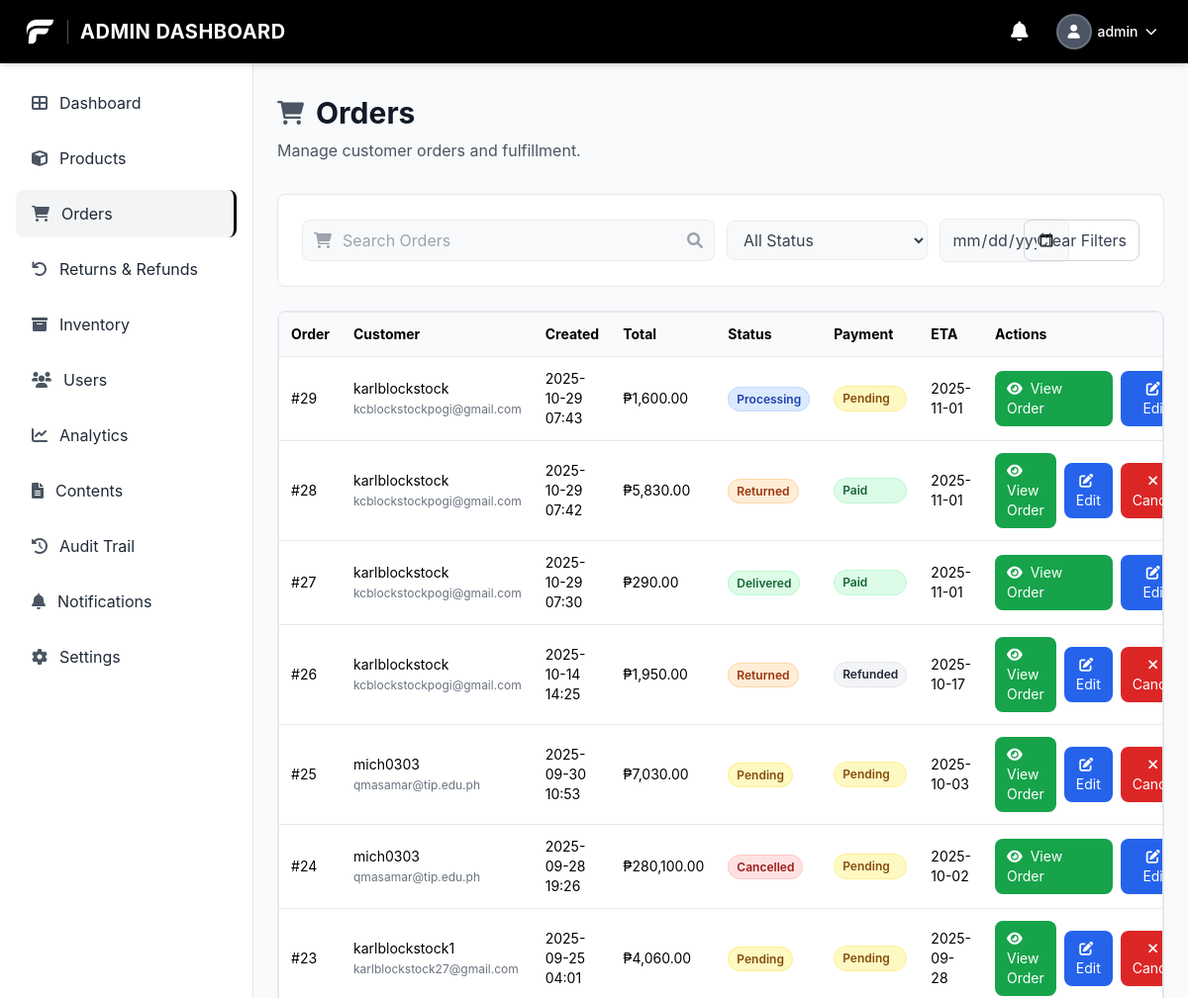
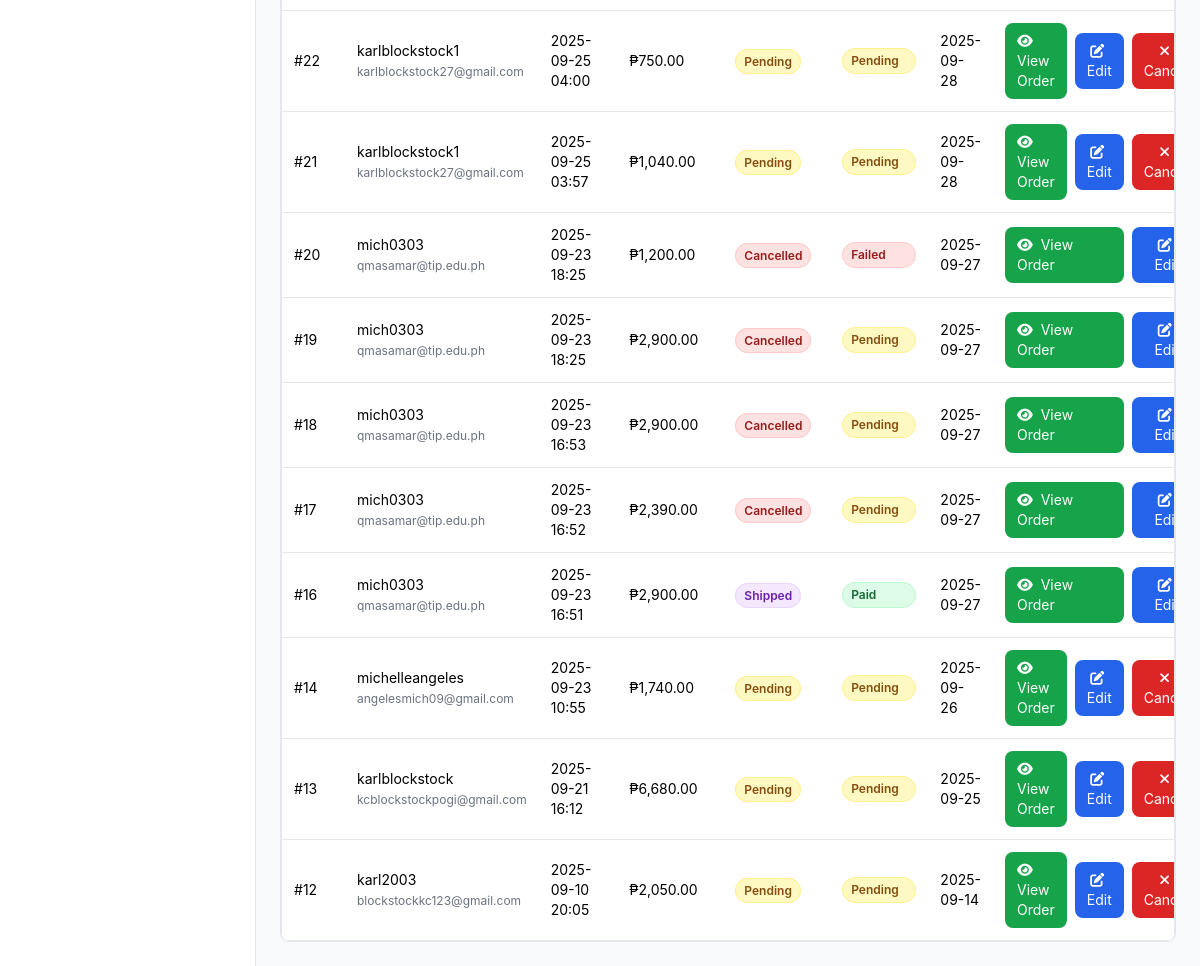
Screenshot of /admin/orders.php (signed in) with the database file from the repository (2 pictures, top to bottom).
### tables this page shows
CREATE TABLE `orders` (
  `order_id` bigint(20) UNSIGNED NOT NULL,
  `custom_order_id` varchar(20) DEFAULT NULL,
  `user_id` bigint(20) UNSIGNED NOT NULL,
  `status` enum('pending','processing','shipped','delivered','cancelled','returned','refunded') NOT NULL DEFAULT 'pending',
  `payment_method` varchar(50) DEFAULT NULL,
  `payment_status` enum('pending','paid','refunded','failed') NOT NULL DEFAULT 'pending',
  `payment_reference` varchar(255) DEFAULT NULL,
  `shipping_address` text DEFAULT NULL,
  `total_amount` decimal(10,2) NOT NULL DEFAULT 0.00,
  `estimated_delivery_date` date DEFAULT NULL,
  `return_reason` text DEFAULT NULL,
  `refund_amount` decimal(10,2) DEFAULT NULL,
  `stock_deducted` tinyint(1) NOT NULL DEFAULT 0,
  `created_at` timestamp NOT NULL DEFAULT current_timestamp(),
  `updated_at` timestamp NOT NULL DEFAULT current_timestamp() ON UPDATE current_timestamp()
);

CREATE TABLE `users` (
  `user_id` bigint(20) UNSIGNED NOT NULL,
  `username` varchar(100) NOT NULL,
  `email` varchar(150) NOT NULL,
  `phone` varchar(20) DEFAULT NULL,
  `date_of_birth` date DEFAULT NULL,
  `address` varchar(255) DEFAULT NULL,
  `password_hash` varchar(255) DEFAULT NULL,
  `google_id` varchar(255) DEFAULT NULL,
  `role` enum('admin','manager','staff','customer') NOT NULL DEFAULT 'customer',
  `status` enum('active','inactive','suspended') NOT NULL DEFAULT 'active',
  `created_at` timestamp NOT NULL DEFAULT current_timestamp(),
  `updated_at` timestamp NOT NULL DEFAULT current_timestamp() ON UPDATE current_timestamp(),
  `last_login` timestamp NULL DEFAULT NULL,
  `first_name` varchar(100) DEFAULT NULL,
  `last_name` varchar(100) DEFAULT NULL,
  `profile_picture` varchar(255) DEFAULT NULL,
  `otp` varchar(6) DEFAULT NULL,
  `otp_expiry` datetime DEFAULT NULL
);

### config/currency_helper.php (called while the page is built, shortened)
<?php
function getCurrencySettings() {
    static $settings = null;
    if ($settings === null) {
        $settings = [
            'symbol' => '₱',
            'code' => 'PHP',
            'position' => 'before'
        ];
        try {
            $pdo = getDBConnection();
            $stmt = $pdo->query("SELECT key_name, value FROM settings WHERE key_name IN ('currency_symbol', 'currency_code', 'currency_position')");
            while ($row = $stmt->fetch()) {
                switch ($row['key_name']) {
                    case 'currency_symbol':
                        $settings['symbol'] = $row['value'] ?: '₱';
                        break;
                    case 'currency_code':
                        $settings['code'] = $row['value'] ?: 'PHP';
                        break;
                    case 'currency_position':
                        $settings['position'] = $row['value'] ?: 'before';
                        break;
                }
            }
        } catch (Exception $e) {
        }
    }
    return $settings;
}
function formatCurrency($amount, $decimals = 2) {
    $settings = getCurrencySettings();
    $formatted = number_format((float)$amount, $decimals);
    if ($settings['position'] === 'after') {
        return $formatted . $settings['symbol'];
    } else {
        return $settings['symbol'] . $formatted;
    }
}
?>

### admin/orders.php (the view, shortened to what this page needs)
<?php
require_once '../config/currency_helper.php';
require_once '../includes/admin_sidebar.php';
$pdo = getDBConnection();
$search = trim($_GET['q'] ?? '');
$filterDate = $_GET['date'] ?? '';
$where = [];
$params = [];
$whereSql = $where ? ('WHERE ' . implode(' AND ', $where)) : '';
$sql = "SELECT o.*, u.username, u.email,
        (SELECT return_reason FROM returns WHERE order_id = o.order_id ORDER BY created_at DESC LIMIT 1) as return_reason,
        (SELECT COALESCE(SUM(refund_amount), 0) FROM returns WHERE order_id = o.order_id) as refund_amount
        FROM orders o
        JOIN users u ON u.user_id = o.user_id
        $whereSql
        ORDER BY o.created_at DESC
        LIMIT 500";
$stm = $pdo->prepare($sql);
$stm->execute($params);
$orders = $stm->fetchAll();
?>
<!DOCTYPE html>
<html lang="en">
<head>
	<script src="https://cdn.tailwindcss.com"></script>
	<link href="https://cdnjs.cloudflare.com/ajax/libs/font-awesome/6.0.0/css/all.min.css" rel="stylesheet">
	<link rel="stylesheet" href="../css/style.css">
</head>
<body class="font-body bg-gray-50">
	<?php require_once '../includes/admin_header.php'; ?>
	<main class="ml-64 pt-24 pb-6 px-6">
		<div class="mb-8">
			<div class="flex items-center space-x-3 mb-2">
				<i class="fas fa-shopping-cart text-2xl text-gray-600"></i>
				<h1 class="text-3xl font-bold text-gray-900">Orders</h1>
			</div>
			<p class="text-gray-600">Manage customer orders and fulfillment.</p>
		</div>
		<div class="bg-white rounded-lg border border-gray-200 p-6 mb-6">
		<form id="orderFilters" method="get" class="grid grid-cols-1 md:grid-cols-12 gap-3 items-center">
			<div class="relative md:col-span-6">
				<i class="fas fa-shopping-cart absolute left-3 top-1/2 transform -translate-y-1/2 text-gray-400"></i>
				<input type="text" name="q" value="<?php echo htmlspecialchars($search); ?>" placeholder="Search Orders" class="search-input w-full pl-10 pr-10 py-2 rounded-lg focus:outline-none" />
				<i class="fas fa-search absolute right-3 top-1/2 transform -translate-y-1/2 text-gray-400"></i>
			</div>
			<div class="md:col-span-3">
				<select name="status" class="filter-btn px-3 py-2 rounded-lg w-full focus:outline-none">
					<option value="">All Status</option>
				</select>
			</div>
			<div class="md:col-span-2">
				<input type="date" name="date" value="<?php echo htmlspecialchars($filterDate); ?>" class="filter-btn px-3 py-2 rounded-lg w-full focus:outline-none" />
			</div>
			<div class="md:col-span-1 md:justify-self-end">
				<a href="orders.php" class="px-3 py-2 rounded-lg border border-gray-300 text-gray-700 hover:bg-gray-100 inline-block whitespace-nowrap">Clear Filters</a>
			</div>
		</form>
		</div>
		<div class="bg-white border border-gray-200 rounded-lg overflow-x-auto">
		<div class="bg-white border border-gray-200 rounded-lg overflow-x-auto">
			<table class="min-w-full text-sm">
				<thead class="bg-gray-50">
					<tr>
						<th class="text-left p-3">Order</th>
						<th class="text-left p-3">Customer</th>
						<th class="text-left p-3">Created</th>
						<th class="text-left p-3">Total</th>
						<th class="text-left p-3">Status</th>
						<th class="text-left p-3">Payment</th>
						<th class="text-left p-3">ETA</th>
						<th class="text-left p-3">Actions</th>
					</tr>
				</thead>
				<tbody>
					<?php if (!$orders): ?>
						<tr><td colspan="8" class="p-6 text-center text-gray-500">No orders found.</td></tr>
					<?php else: foreach ($orders as $o): ?>
					<tr class="border-t">
						<td class="p-3">#<?php echo (int)$o['order_id']; ?></td>
						<td class="p-3"><?php echo htmlspecialchars($o['username']); ?> <span class="text-gray-500 text-xs"><?php echo htmlspecialchars($o['email']); ?></span></td>
						<td class="p-3"><?php echo htmlspecialchars(date('Y-m-d H:i', strtotime($o['created_at']))); ?></td>
						<td class="p-3"><?php echo formatCurrency((float)$o['total_amount']); ?></td>
						<td class="p-3">
							<span class="px-2 py-1 rounded-full text-xs font-semibold <?php
								$statusClass = '';
								switch($o['status']) {
									case 'delivered':
										$statusClass = 'bg-green-100 text-green-800 border border-green-200';
										break;
									case 'processing':
										$statusClass = 'bg-blue-100 text-blue-800 border border-blue-200';
										break;
									case 'shipped':
										$statusClass = 'bg-purple-100 text-purple-800 border border-purple-200';
										break;
									case 'cancelled':
										$statusClass = 'bg-red-100 text-red-800 border border-red-200';
										break;
									case 'returned':
										$statusClass = 'bg-orange-100 text-orange-800 border border-orange-200';
										break;
									default:
										$statusClass = 'bg-yellow-100 text-yellow-800 border border-yellow-200';
										break;
								}
								echo $statusClass;
							?>">
								<?php echo ucfirst($o['status']); ?>
							</span>
						</td>
						<td class="p-3">
							<div class="flex flex-col space-y-1">
								<span class="px-2 py-1 rounded-full text-xs font-semibold <?php
									$paymentStatusClass = '';
									switch($o['payment_status']) {
										case 'paid':
											$paymentStatusClass = 'bg-green-100 text-green-800 border border-green-200';
											break;
										case 'pending':
											$paymentStatusClass = 'bg-yellow-100 text-yellow-800 border border-yellow-200';
											break;
										case 'refunded':
											$paymentStatusClass = 'bg-gray-100 text-gray-800 border border-gray-200';
											break;
										default:
											$paymentStatusClass = 'bg-red-100 text-red-800 border border-red-200';
											break;
									}
									echo $paymentStatusClass;
								?>">
									<?php echo ucfirst($o['payment_status']); ?>
								</span>
							</div>
						</td>
						<td class="p-3"><?php echo $o['estimated_delivery_date'] ? htmlspecialchars($o['estimated_delivery_date']) : '-'; ?></td>
						<td class="p-3">
							<div class="flex items-center space-x-2">
								<a href="view_order.php?id=<?php echo (int)$o['order_id']; ?>" class="bg-green-600 hover:bg-green-700 text-white px-3 py-2 rounded-lg text-sm transition-colors">
									<i class="fas fa-eye mr-1"></i>
									View Order
								</a>
								<button onclick="openOrderModal(<?php echo htmlspecialchars(json_encode($o)); ?>)" class="bg-blue-600 hover:bg-blue-700 text-white px-3 py-2 rounded-lg text-sm transition-colors">
									<i class="fas fa-edit mr-1"></i>
									Edit
								</button>
								<?php if (!in_array($o['status'], ['processing','shipped','delivered','cancelled'], true)): ?>
								<form method="post" class="inline" onsubmit="return confirm('Cancel this order?');">
									<button type="submit" class="bg-red-600 hover:bg-red-700 text-white px-3 py-2 rounded-lg text-sm transition-colors">
										<i class="fas fa-times mr-1"></i>
										Cancel
									</button>
								</form>
								<?php endif; ?>
							</div>
						</td>
					</tr>
					<?php endforeach; endif; ?>
				</tbody>
			</table>
		</div>
	</main>
</body>
</html>

### css/style.css (style rules this page uses)
:root { --primary: #059669; --secondary: #10b981; --accent: #10b981; --muted: #f1f5f9; --foreground: #475569; --border: #e5e7eb; }
.font-body { font-family: 'DM Sans', -apple-system, BlinkMacSystemFont, 'Segoe UI', Roboto, 'Helvetica Neue', Arial, sans-serif; }
body, html { font-family: 'DM Sans', -apple-system, BlinkMacSystemFont, 'Segoe UI', Roboto, 'Helvetica Neue', Arial, sans-serif; }
h1, h2, h3, h4, h5, h6 { font-family: 'Space Grotesk', -apple-system, BlinkMacSystemFont, 'Segoe UI', Roboto, 'Helvetica Neue', Arial, sans-serif; }

### admin/orders.php (style rules this page uses)
.search-input { background-color: #f8f9fa; border: 1px solid #e9ecef; }
.filter-btn { background-color: #f8f9fa; border: 1px solid #e9ecef; color: #374151; }

### rows the page displays
orders: order_id "29", user.username "karlblockstock", user.email "kcblockstockpogi@gmail.com", created_at "2025-10-29 07:43", total_amount "₱1,600.00", status "Processing", payment_status "Pending", estimated_delivery_date "2025-11-01"
orders: order_id "28", user.username "karlblockstock", user.email "kcblockstockpogi@gmail.com", created_at "2025-10-29 07:42", total_amount "₱5,830.00", status "Returned", payment_status "Paid", estimated_delivery_date "2025-11-01"
orders: order_id "27", user.username "karlblockstock", user.email "kcblockstockpogi@gmail.com", created_at "2025-10-29 07:30", total_amount "₱290.00", status "Delivered", payment_status "Paid", estimated_delivery_date "2025-11-01"
orders: order_id "26", user.username "karlblockstock", user.email "kcblockstockpogi@gmail.com", created_at "2025-10-14 14:25", total_amount "₱1,950.00", status "Returned", payment_status "Refunded", estimated_delivery_date "2025-10-17"
orders: order_id "25", user.username "mich0303", user.email "qmasamar@tip.edu.ph", created_at "2025-09-30 10:53", total_amount "₱7,030.00", status "Pending", payment_status "Pending", estimated_delivery_date "2025-10-03"
orders: order_id "24", user.username "mich0303", user.email "qmasamar@tip.edu.ph", created_at "2025-09-28 19:26", total_amount "₱280,100.00", status "Cancelled", payment_status "Pending", estimated_delivery_date "2025-10-02"
orders: order_id "23", user.username "karlblockstock1", user.email "karlblockstock27@gmail.com", created_at "2025-09-25 04:01", total_amount "₱4,060.00", status "Pending", payment_status "Pending", estimated_delivery_date "2025-09-28"
orders: order_id "22", user.username "karlblockstock1", user.email "karlblockstock27@gmail.com", created_at "2025-09-25 04:00", total_amount "₱750.00", status "Pending", payment_status "Pending", estimated_delivery_date "2025-09-28"
orders: order_id "21", user.username "karlblockstock1", user.email "karlblockstock27@gmail.com", created_at "2025-09-25 03:57", total_amount "₱1,040.00", status "Pending", payment_status "Pending", estimated_delivery_date "2025-09-28"
orders: order_id "20", user.username "mich0303", user.email "qmasamar@tip.edu.ph", created_at "2025-09-23 18:25", total_amount "₱1,200.00", status "Cancelled", payment_status "Failed", estimated_delivery_date "2025-09-27"
orders: order_id "19", user.username "mich0303", user.email "qmasamar@tip.edu.ph", created_at "2025-09-23 18:25", total_amount "₱2,900.00", status "Cancelled", payment_status "Pending", estimated_delivery_date "2025-09-27"
orders: order_id "18", user.username "mich0303", user.email "qmasamar@tip.edu.ph", created_at "2025-09-23 16:53", total_amount "₱2,900.00", status "Cancelled", payment_status "Pending", estimated_delivery_date "2025-09-27"
orders: order_id "17", user.username "mich0303", user.email "qmasamar@tip.edu.ph", created_at "2025-09-23 16:52", total_amount "₱2,390.00", status "Cancelled", payment_status "Pending", estimated_delivery_date "2025-09-27"
orders: order_id "16", user.username "mich0303", user.email "qmasamar@tip.edu.ph", created_at "2025-09-23 16:51", total_amount "₱2,900.00", status "Shipped", payment_status "Paid", estimated_delivery_date "2025-09-27"
orders: order_id "14", user.username "michelleangeles", user.email "angelesmich09@gmail.com", created_at "2025-09-23 10:55", total_amount "₱1,740.00", status "Pending", payment_status "Pending", estimated_delivery_date "2025-09-26"
orders: order_id "13", user.username "karlblockstock", user.email "kcblockstockpogi@gmail.com", created_at "2025-09-21 16:12", total_amount "₱6,680.00", status "Pending", payment_status "Pending", estimated_delivery_date "2025-09-25"
orders: order_id "12", user.username "karl2003", user.email "blockstockkc123@gmail.com", created_at "2025-09-10 20:05", total_amount "₱2,050.00", status "Pending", payment_status "Pending", estimated_delivery_date "2025-09-14"

### other values shown
$_SESSION['username'] "admin"
$item['text'] "Dashboard"
$item['text'] "Products"
$item['text'] "Orders"
$item['text'] "Returns & Refunds"
$item['text'] "Inventory"
$item['text'] "Users"
$item['text'] "Analytics"
$item['text'] "Contents"
$item['text'] "Audit Trail"
$item['text'] "Notifications"
$item['text'] "Settings"
